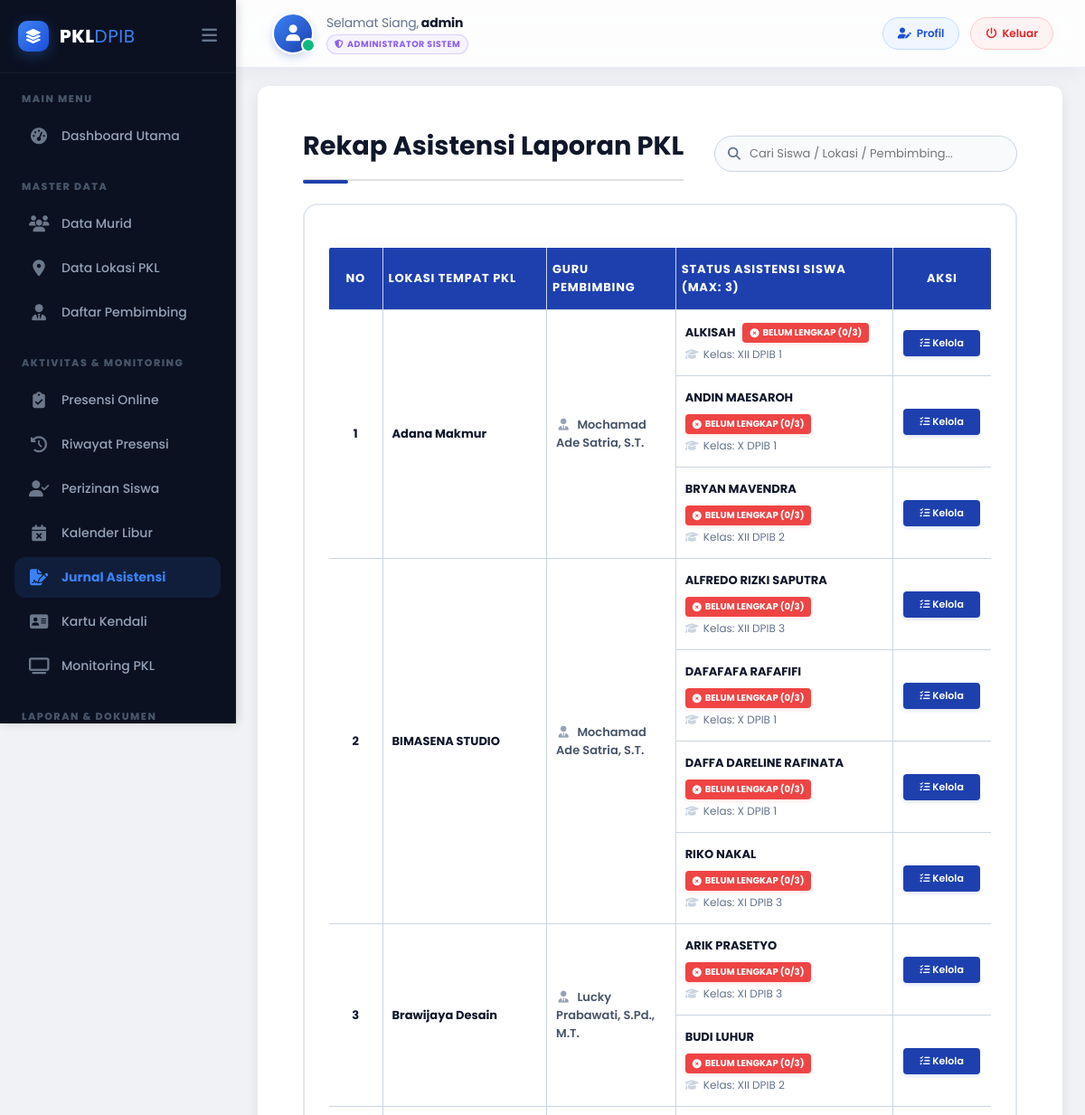
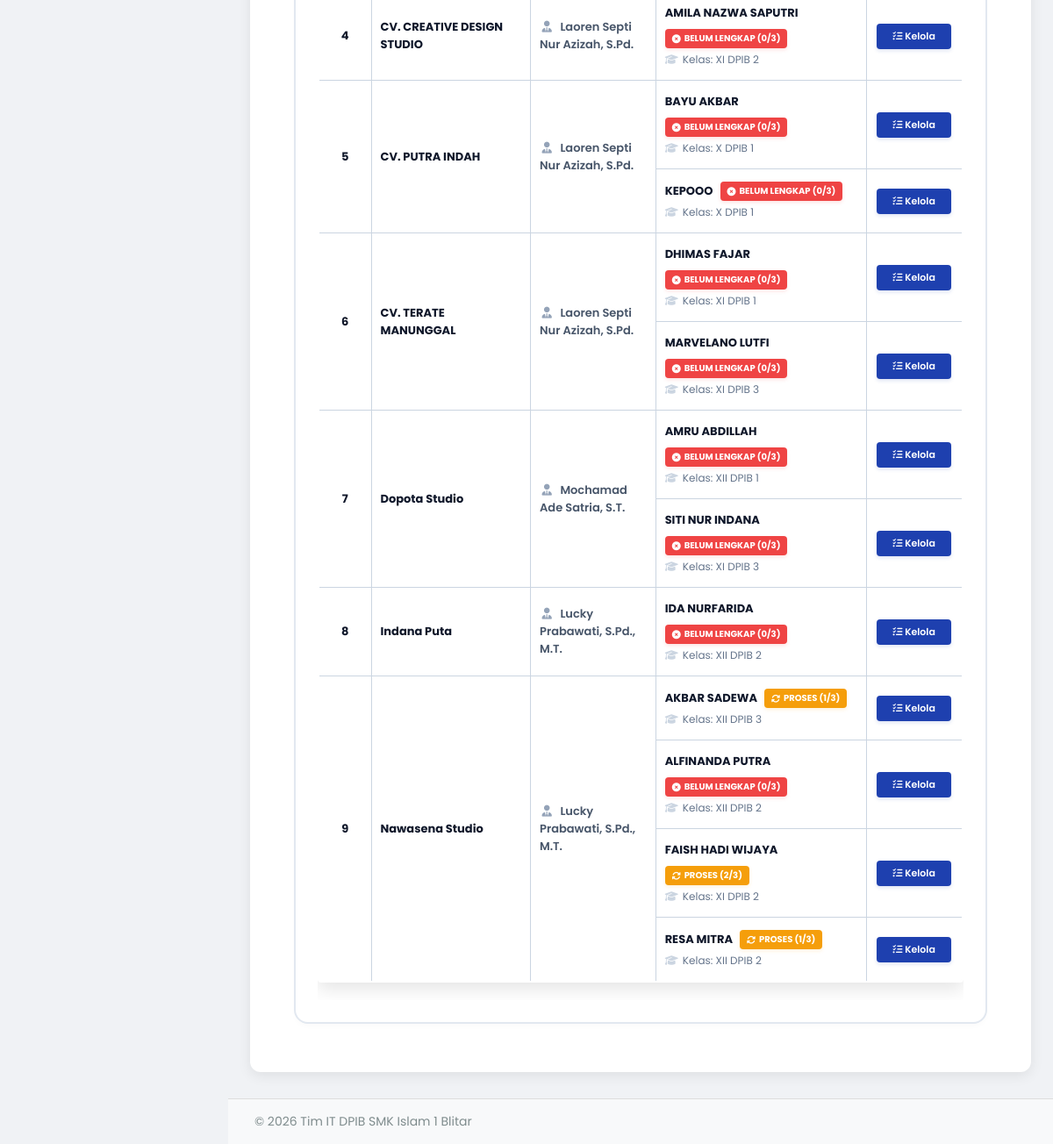
The page /admin/asistensi.php (signed in) on the database its author committed (2 pictures, top to bottom).
### tables this page shows
CREATE TABLE `peserta_didik` (
  `id` int(11) NOT NULL,
  `nisn` varchar(20) NOT NULL,
  `nama` varchar(100) NOT NULL,
  `email` varchar(100) DEFAULT NULL,
  `kelas` varchar(10) NOT NULL,
  `alamat_siswa` text DEFAULT NULL,
  `lokasi_id` int(11) DEFAULT NULL,
  `periode_id` int(11) DEFAULT NULL,
  `tgl_daftar` timestamp NOT NULL DEFAULT current_timestamp()
);

CREATE TABLE `lokasi_pkl` (
  `lokasi_id` int(11) NOT NULL,
  `alamat` varchar(255) DEFAULT NULL,
  `guru_id` int(11) DEFAULT NULL,
  `nama_lokasi` varchar(100) NOT NULL,
  `jam_kerja` varchar(100) DEFAULT NULL,
  `kuota_max` int(11) NOT NULL DEFAULT 5
);

CREATE TABLE `guru` (
  `guru_id` int(11) NOT NULL,
  `nama_guru` varchar(100) NOT NULL,
  `user_id` int(11) DEFAULT NULL,
  `email` varchar(100) DEFAULT NULL
);

### admin/asistensi.php (the view, shortened to what this page needs)
<?php
include '../config/db-koneksi.php';
$max_asistensi = 3;
$filter_clause = "";
$query_peserta = "
    SELECT
        p.id, p.nama AS nama_siswa, p.kelas,
        l.nama_lokasi, l.lokasi_id, l.kuota_max,
        g.nama_guru, g.guru_id,
        (
            SELECT COUNT(asistensi_id)
            FROM asistensi_pkl
            WHERE siswa_id = p.id
        ) AS asistensi_count
    FROM peserta_didik p
    LEFT JOIN lokasi_pkl l ON p.lokasi_id = l.lokasi_id
    LEFT JOIN guru g ON l.guru_id = g.guru_id
    {$filter_clause}
    ORDER BY l.nama_lokasi ASC, g.nama_guru ASC, p.nama ASC
";
$peserta_data = $koneksi->query($query_peserta);
$grouped_data = [];
if ($peserta_data) {
    while ($row = $peserta_data->fetch_assoc()) {
        $lokasi_key = $row['lokasi_id'] ?? 'NULL_LOKASI';
        $guru_key = $row['guru_id'] ?? 'NULL_GURU';
        $key = $lokasi_key . '|' . $guru_key;
        if (!isset($grouped_data[$key])) {
            $grouped_data[$key] = [
                'lokasi_info' => htmlspecialchars($row['nama_lokasi'] ?? 'BELUM PILIH LOKASI'),
                'guru_info' => htmlspecialchars($row['nama_guru'] ?? 'BELUM DITENTUKAN'),
                'kuota_max' => $row['kuota_max'] ?? 0,
                'siswa_list' => [],
            ];
        }
        $grouped_data[$key]['siswa_list'][] = $row;
    }
}
?>
<!DOCTYPE html>
<html lang="id">
<head>
    <link rel="stylesheet" href="../css/style.css">
    <link rel="stylesheet" href="https://cdnjs.cloudflare.com/ajax/libs/font-awesome/6.5.2/css/all.min.css">
</head>
<body class="admin-body">
<?php include 'panel/sidebar.php'; ?>
<div class="main-content-wrapper">
    <?php include 'panel/navbar.php'; ?>
    <div class="admin-main-content">
        <div class="page-header-controls">
            <h1>Rekap Asistensi Laporan PKL</h1>
            <div class="search-wrapper">
                <i class="fas fa-search"></i>
                <input type="text" id="searchAsistensi" class="search-input" placeholder="Cari Siswa / Lokasi / Pembimbing..." onkeyup="filterAsistensi()">
            </div>
        </div>
        <div class="glass-panel-table">
            <div class="table-container-fixed">
                <?php if (!empty($grouped_data)): ?>
                <table id="tabelAsistensi">
                    <thead>
                        <tr>
                            <th class="col-no">NO</th>
                            <th class="col-lokasi" style="text-align: left;">LOKASI TEMPAT PKL</th>
                            <th class="col-pembimbing" style="text-align: left;">GURU PEMBIMBING</th>
                            <th class="col-status" style="text-align: left;">STATUS ASISTENSI SISWA (MAX: <?php echo $max_asistensi; ?>)</th>
                            <th class="col-aksi">AKSI</th>
                        </tr>
                    </thead>
                    <?php
                    $global_row_num = 1;
                    foreach ($grouped_data as $group) {
                        $rowspan_count = count($group['siswa_list']);
                        $first_row = true;
                        echo '<tbody class="data-group">';
                        foreach ($group['siswa_list'] as $row) {
                            $asistensi_count = (int)$row['asistensi_count'];
                            if ($asistensi_count >= $max_asistensi) {
                                $status_text = 'LENGKAP';
                                $status_class = 'Lengkap';
                                $status_icon = 'fa-check-circle';
                            } elseif ($asistensi_count > 0) {
                                $status_text = 'PROSES';
                                $status_class = 'Proses';
                                $status_icon = 'fa-sync-alt';
                            } else {
                                $status_text = 'BELUM LENGKAP';
                                $status_class = 'Belum';
                                $status_icon = 'fa-times-circle';
                            }
                            echo '<tr>';
                            if ($first_row) {
                                echo '<td rowspan="' . $rowspan_count . '" style="font-weight: 700; vertical-align: middle;">' . $global_row_num++ . '</td>';
                                echo '<td rowspan="' . $rowspan_count . '" style="text-align: left; font-weight: 700; color: var(--mantap-blue-dark); vertical-align: middle;">' . htmlspecialchars($group['lokasi_info']) . '</td>';
                                echo '<td rowspan="' . $rowspan_count . '" style="text-align: left; font-weight: 600; color: #475569; vertical-align: middle;"><i class="fas fa-user-tie fa-fw" style="color:#94a3b8; margin-right:4px;"></i> ' . htmlspecialchars($group['guru_info']) . '</td>';
                            }
                            echo '<td style="text-align: left; vertical-align: middle;">';
                            echo '<div class="siswa-item">';
                            echo '<div class="siswa-name-wrapper">';
                            echo '<span class="siswa-name">' . htmlspecialchars($row['nama_siswa']) . '</span>';
                            echo '<span class="status-badge ' . $status_class . '"><i class="fas ' . $status_icon . '"></i> ' . $status_text . ' (' . $asistensi_count . '/' . $max_asistensi . ')</span>';
                            echo '</div>';
                            echo '<span class="siswa-info" style="display:block; font-size:12px; color:#64748b; margin-top:2px;"><i class="fas fa-graduation-cap fa-fw" style="color:#cbd5e1; margin-right:2px;"></i> Kelas: ' . htmlspecialchars($row['kelas']) . '</span>';
                            echo '</div>';
                            echo '</td>';
                            echo '<td style="vertical-align: middle;">';
                            echo '<a href="asistensi-detail.php?siswa_id=' . $row['id'] . '" class="btn-aksi">';
                            echo '<i class="fas fa-tasks"></i> Kelola';
                            echo '</a>';
                            echo '</td>';
                            echo '</tr>';
                            $first_row = false;
                        }
                        echo '</tbody>';
                    }
                    ?>
                </table>
                <?php endif; ?>
            </div>
        </div>
    </div>
</div>
<?php include 'panel/footer.php'; ?>
</body>
</html>

### css/style.css (style rules this page uses)
html { scroll-behavior: smooth; }
body { font-family: 'Poppins', sans-serif; background-color: #f0f2f5; padding: 0; margin: 0; }
h1 { color: #2c3e50; font-weight: 700; font-size: 28px; border-bottom: 2px solid #e0e0e0; padding-bottom: 15px; margin-bottom: 25px; padding-left: 5%; padding-right: 5%; }
table { width: 100%; margin: 20px 0; border-radius: 10px; overflow: hidden; box-shadow: none; }
table th, table td { border: none; padding: 14px 18px; text-align: left; font-size: 14px; vertical-align: middle; white-space: normal; }
table th:nth-child(1), table td:nth-child(1) { width: 20%; }
table th:nth-child(2), table td:nth-child(2) { width: 25%; }
table th:nth-child(3), table td:nth-child(3) { width: 50%; }
table th:nth-child(4), table td:nth-child(4) { width: 10%; }
table th { background-color: #2c3e50; color: #ffffff; font-weight: 700; text-transform: uppercase; letter-spacing: 0.8px; }
table tr:nth-child(even) { background-color: #f8f9fa; }
table { width: 90%; margin: 20px auto; border-radius: 10px; overflow: hidden; box-shadow: 0 8px 20px rgba(0, 0, 0, 0.1); }
.admin-body { display: flex; font-family: 'Poppins', sans-serif; background-color: #f0f2f5; min-height: 100vh; }
.main-content-wrapper { flex-grow: 1; display: flex; flex-direction: column; }
.admin-main-content { padding: 20px; flex-grow: 1; }
.admin-main-content h1 { font-size: 24px; padding-left: 0; padding-right: 0; margin-bottom: 20px; }

### admin/panel/sidebar.php (style rules this page uses)
:root { --sidebar-bg: #0B1121; --sidebar-active-bg: rgba(59, 130, 246, 0.12); --sidebar-active-text: #3b82f6; --sidebar-hover-bg: rgba(255, 255, 255, 0.04); --text-main: #94a3b8; --text-hover: #f1f5f9; --sidebar-width-full: 260px; --sidebar-width-mini: 85px; }
body { padding-left: var(--sidebar-width-full) !important; transition: padding-left 0.3s cubic-bezier(0.4, 0, 0.2, 1) !important; overflow-x: hidden; }

### admin/panel/navbar.php (style rules this page uses)
:root { --nav-height: 75px; }

### rows shown on the page
peserta_didik: lokasi_info "Adana Makmur", guru_info "Mochamad Ade Satria, S.T.", nama "ALKISAH", status_text "BELUM LENGKAP", asistensi_count "0", kelas "XII DPIB 1"
peserta_didik: nama "ANDIN MAESAROH", status_text "BELUM LENGKAP", asistensi_count "0", kelas "X DPIB 1"
peserta_didik: nama "BRYAN MAVENDRA", status_text "BELUM LENGKAP", asistensi_count "0", kelas "XII DPIB 2"
peserta_didik: lokasi_info "BIMASENA STUDIO", guru_info "Mochamad Ade Satria, S.T.", nama "ALFREDO RIZKI SAPUTRA", status_text "BELUM LENGKAP", asistensi_count "0", kelas "XII DPIB 3"
peserta_didik: nama "DAFAFAFA RAFAFIFI", status_text "BELUM LENGKAP", asistensi_count "0", kelas "X DPIB 1"
peserta_didik: nama "DAFFA DARELINE RAFINATA", status_text "BELUM LENGKAP", asistensi_count "0", kelas "X DPIB 1"
peserta_didik: nama "RIKO NAKAL", status_text "BELUM LENGKAP", asistensi_count "0", kelas "XI DPIB 3"
peserta_didik: lokasi_info "Brawijaya Desain", guru_info "Lucky Prabawati, S.Pd., M.T.", nama "ARIK PRASETYO", status_text "BELUM LENGKAP", asistensi_count "0", kelas "XI DPIB 3"
peserta_didik: nama "BUDI LUHUR", status_text "BELUM LENGKAP", asistensi_count "0", kelas "XII DPIB 2"
peserta_didik: lokasi.nama_lokasi "CV. CREATIVE DESIGN STUDIO", guru.nama_guru "Laoren Septi Nur Azizah, S.Pd.", nama "AMILA NAZWA SAPUTRI", status_text "BELUM LENGKAP", asistensi_count "0", kelas "XI DPIB 2"
peserta_didik: lokasi_info "CV. PUTRA INDAH", guru_info "Laoren Septi Nur Azizah, S.Pd.", nama "BAYU AKBAR", status_text "BELUM LENGKAP", asistensi_count "0", kelas "X DPIB 1"
peserta_didik: nama "KEPOOO", status_text "BELUM LENGKAP", asistensi_count "0", kelas "X DPIB 1"
peserta_didik: lokasi_info "CV. TERATE MANUNGGAL", guru_info "Laoren Septi Nur Azizah, S.Pd.", nama "DHIMAS FAJAR", status_text "BELUM LENGKAP", asistensi_count "0", kelas "XI DPIB 1"
peserta_didik: nama "MARVELANO LUTFI", status_text "BELUM LENGKAP", asistensi_count "0", kelas "XI DPIB 3"
peserta_didik: lokasi_info "Dopota Studio", guru_info "Mochamad Ade Satria, S.T.", nama "AMRU ABDILLAH", status_text "BELUM LENGKAP", asistensi_count "0", kelas "XII DPIB 1"
peserta_didik: nama "SITI NUR INDANA", status_text "BELUM LENGKAP", asistensi_count "0", kelas "XI DPIB 3"
peserta_didik: lokasi.nama_lokasi "Indana Puta", guru.nama_guru "Lucky Prabawati, S.Pd., M.T.", nama "IDA NURFARIDA", status_text "BELUM LENGKAP", asistensi_count "0", kelas "XII DPIB 2"
peserta_didik: lokasi_info "Nawasena Studio", guru_info "Lucky Prabawati, S.Pd., M.T.", nama "AKBAR SADEWA", status_text "PROSES", asistensi_count "1", kelas "XII DPIB 3"
peserta_didik: nama "ALFINANDA PUTRA", status_text "BELUM LENGKAP", asistensi_count "0", kelas "XII DPIB 2"
peserta_didik: nama "FAISH HADI WIJAYA", status_text "PROSES", asistensi_count "2", kelas "XI DPIB 2"
peserta_didik: nama "RESA MITRA", status_text "PROSES", asistensi_count "1", kelas "XII DPIB 2"

### other values the page prints
$sapaan "Selamat Siang"
$current_full_name "admin"
$role_label "ADMINISTRATOR SISTEM"
$max_asistensi "3"
